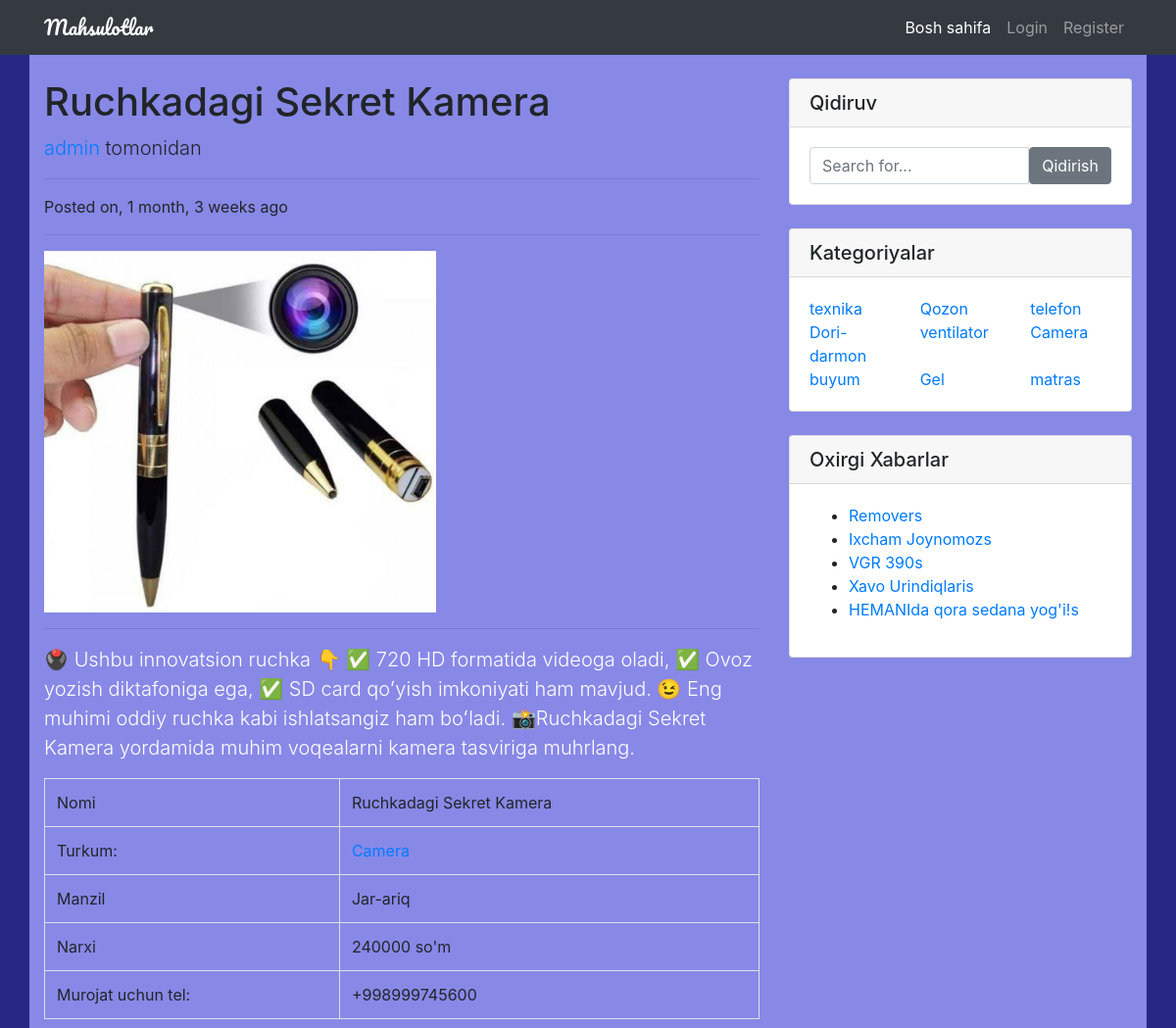
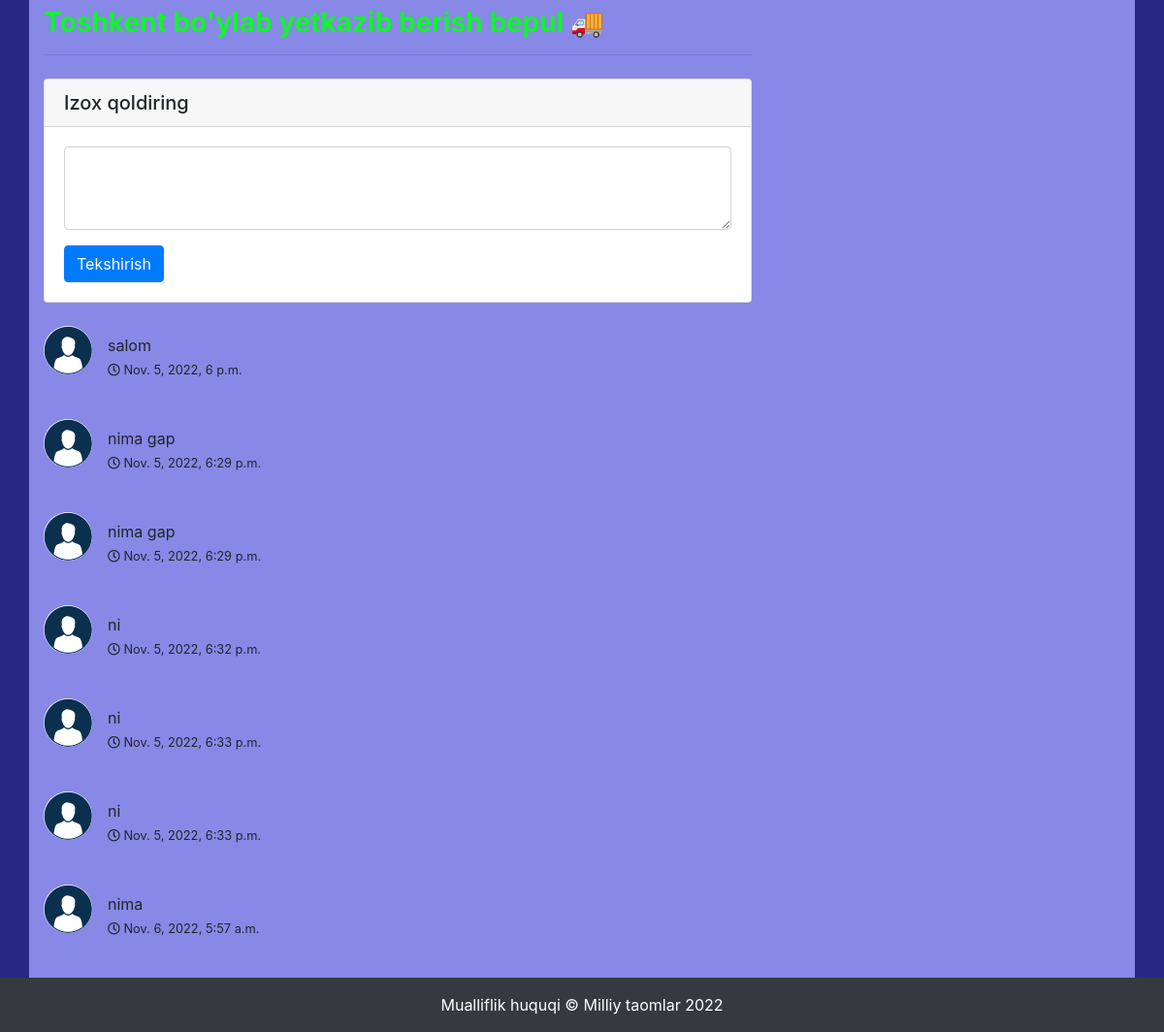
Screenshot of /ruchkadagi-sekret-kamera/ with the database file from the repository (2 pictures, top to bottom).
### restaurants/models.py (models this page shows, shortened)
class Restaurant(models.Model):
    user = models.ForeignKey(User, on_delete=models.CASCADE)
    title = models.CharField(max_length=120)
    image = models.ImageField(upload_to='restaurants/')
    categories = models.CharField(max_length=120)
    location = models.CharField(max_length=120)
    narxi = models.IntegerField()
    aloqa=models.CharField(max_length=150)
    details = models.TextField()
    slug = models.SlugField(unique=True, blank=True)
    likes = models.ManyToManyField(User, related_name='post_likes', blank=True)
    views = models.IntegerField(default=0,blank=True)
    created_at = models.DateTimeField(auto_now_add=True)
    updated_at = models.DateTimeField(auto_now=True)
    is_active = models.BooleanField(default=True)
    def get_categories(self):
        cats = self.categories.split(',')
        return cats

class Comment(models.Model):
    user = models.ForeignKey(User, on_delete=models.CASCADE)
    post = models.ForeignKey(Restaurant, on_delete=models.CASCADE, related_name='comments')
    text = models.TextField(max_length=500)
    created_at = models.DateTimeField(auto_now_add=True)

### accounts/models.py (models this page shows, shortened)
class Profile(models.Model):
    user = models.OneToOneField(User,on_delete=models.CASCADE)
    image = models.ImageField(upload_to='profiles',default='profiles/default.jpg')

### restaurants/views.py (the view, shortened to what this page needs)
# urls.py: path('<slug:slug>/', RestaurantDetailView.as_view(), name='detail'),
class RestaurantDetailView(DetailView):
    queryset = Restaurant.objects.all()

### restaurants/context_processor.py (called while the page is built)
def categories(request):
    cat_list = []
    all_cat = Restaurant.objects.all()
    for cat in all_cat:
        name_list = cat.categories.split(',')
        for item in name_list:
            cat_list.append(item)
    cat_dict = {'categories': set(cat_list)}
    return cat_dict

def user_liked_posts(request):
    if request.user.is_authenticated:
        posts = Restaurant.objects.filter(likes=request.user.id)
        return {'user_liked_posts': posts}
    else:
        return {'user_liked_posts': None}

def recent_posts(request):
    posts = Restaurant.objects.all().order_by('-created_at')[:5]
    context={
        'recent_posts': posts
        }
    return context

### templates/restaurants/restaurant_detail.html (shortened to what this page needs)
{% extends 'base.html' %}
{% load humanize %}
{% block content %}
<div class="row"  style="background-color: rgb(136, 136, 231) ;">
    <div class="col-lg-8">
        <h1 class="mt-4">{{ object.title }}</h1>
        <p class="lead">
            {% if object.user.get_full_name %}
            <a href="/?author={{ object.user }}">{{ object.user.get_full_name }}</a>
            {% else %}
            <a href="/?author={{ object.user }}">{{ object.user.username }}</a>
            {% endif %}
            tomonidan
        </p>
        <hr>
        <p>Posted on, {{ object.created_at|naturaltime }}</p>
        <hr>
        <img style="width: 400px;" src="{{ object.image.url }}" alt="{{ object.title }}">
        <hr>
        <p style="color: white;" class="lead">{{ object.details }}</p>
        <table class="table table-bordered">
            <tbody>
                <tr>
                    <td>Nomi</td>
                    <td>{{ object.title }}</td>
                </tr>
                <tr>
                    <td>Turkum:</td>
                    <td>
                        {% for cat in object.get_categories %}
                        <a href="/?cat={{ cat }}">{{ cat }}</a>
                        {% endfor %}
                    </td>
                </tr>
                <tr>
                    <td>Manzil</td>
                    <td>{{ object.location }}</td>
                </tr>
                <tr>
                    <td>Narxi</td>
                    <td>{{ object.narxi }} so'm</td>
                </tr>
                <tr>
                    <td>Murojat uchun tel:</td>
                    <td>{{ object.aloqa }}</td>
                </tr>
            </tbody>
        </table>
        <h3 style="color: rgb(17, 245, 43) ;"> <b>Toshkent bo'ylab yetkazib berish bepul 🚚</b></h3>
        <hr>
        <div class="card my-4">
            <h5 class="card-header">Izox qoldiring</h5>
            <div class="card-body">
                <form action="." method="POST">
                    <div class="form-group">
                        <textarea name="comment" class="form-control" rows="3" required></textarea>
                    </div>
                    <button type="submit" class="btn btn-primary">Tekshirish</button>
                </form>
            </div>
        </div>
        {% if object.comments.all %}
        {% for comment in object.comments.all %}
        <div class="media mb-4">
            <img class="d-flex mr-3 rounded-circle comment_pic" src="{{ comment.user.profile.image.url }}" alt="Image">
            <div class="media-body">
                <p>{{ comment.text }}<br>
                    <small><i class="far fa-clock"></i>&nbsp{{ comment.created_at }}</small>
                </p>
            </div>
        </div>
        {% endfor %}
        {% endif %}
    </div>
    {% endblock content %}

### templates/partials/_widgets.html
<div class="col-md-4">
    <div class="card my-4">
        <h5 class="card-header">Qidiruv</h5>
        <div class="card-body">
            <form action="{% url 'home' %}" method="get">
                <div class="input-group">
                    <input type="search" name='q' class="form-control" placeholder="Search for..." value="{{ request.GET.q }}" required>
                    <span class="input-group-btn">
                        <button class="btn btn-secondary" type="submit">Qidirish</button>
                    </span>
                </div>
            </form>
        </div>
    </div>
    <div class="card my-4">
        <h5 class="card-header">Kategoriyalar</h5>
        <div class="card-body">
            <div class="row">
                {% for cat in categories %}
                <div class="col-md-4">
                <a href="{% url 'home' %}?q={{ request.GET.q }}&cat={{ cat }}">{{ cat }}</a>
                </div>
                {% endfor %}
            </div>
        </div>
    </div>
    <div class="card my-4">
        <h5 class="card-header">Oxirgi Xabarlar</h5>
        <div class="card-body">
            <ul>
                {% for post in recent_posts %}
                <li><a href="/{{ post.slug }}">{{ post.title }}s</a></li>
                {% endfor %}
            </ul>
        </div>
    </div>
</div>
</div>

### static/restaurants/css/style.css (style rules this page uses)
body { padding-top: 56px; }
.comment_pic { width: 50px; height: 50px; }

### rows the page displays
Restaurant: title "Ruchkadagi Sekret Kamera", user.username "admin", created_at "1 month, 3 weeks ago", image (picture), details "🖲 Ushbu innovatsion ruchka 👇 ✅ 720 HD formatida videoga oladi, ✅ Ovoz yozish diktafoniga ega, ✅ SD card qoʻyish imkoniyati ham mavjud. 😉 Eng muhimi oddiy ruchka kabi ishlatsangiz ham boʻladi. 📸Ruchkadagi Sekret Kamera yordamida muhim voqealarni kamera tasviriga muhrlang.", get_categories "Camera", location "Jar-ariq", narxi "240000", aloqa "+998999745600", categories "Camera"
Comment: user.profile.image (placeholder picture), text "salom", created_at "Nov. 5, 2022, 6 p.m."
Comment: user.profile.image (placeholder picture), text "nima gap", created_at "Nov. 5, 2022, 6:29 p.m."
Comment: user.profile.image (placeholder picture), text "nima gap", created_at "Nov. 5, 2022, 6:29 p.m."
Comment: user.profile.image (placeholder picture), text "ni", created_at "Nov. 5, 2022, 6:32 p.m."
Comment: user.profile.image (placeholder picture), text "ni", created_at "Nov. 5, 2022, 6:33 p.m."
Comment: user.profile.image (placeholder picture), text "ni", created_at "Nov. 5, 2022, 6:33 p.m."
Comment: user.profile.image (placeholder picture), text "nima", created_at "Nov. 6, 2022, 5:57 a.m."
Restaurant: categories "texnika"
Restaurant: categories "Qozon"
Restaurant: categories "telefon"
Restaurant: categories "Dori-darmon"
Restaurant: categories "ventilator"
Restaurant: categories "buyum"
Restaurant: categories "Gel"
Restaurant: categories "matras"
Restaurant: title "Remover"
Restaurant: title "Ixcham Joynomoz"
Restaurant: title "VGR 390"
Restaurant: title "Xavo Urindiqlari"
Restaurant: title "HEMANIda qora sedana yog'i!"
